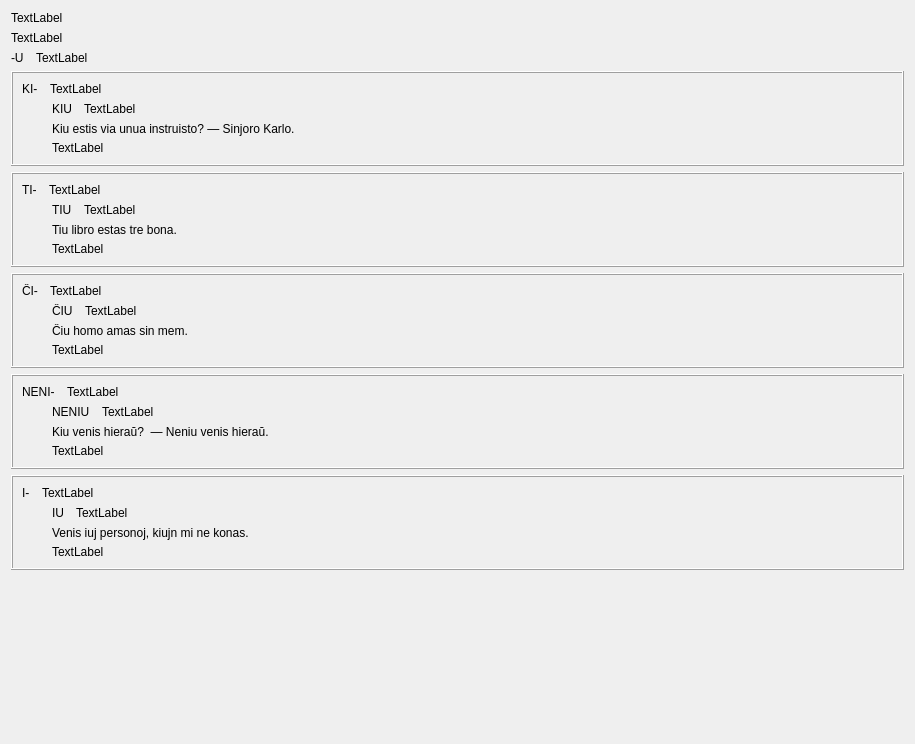
         <widget class="QWidget" name="scrollAreaWidgetContents">
          <property name="geometry">
           <rect>
            <x>0</x>
            <y>0</y>
            <width>915</width>
            <height>744</height>
           </rect>
          </property>
          <layout class="QVBoxLayout" name="verticalLayout_21">
           <item>
            <widget class="titolo" name="Lec05_Label6">
             <property name="sizePolicy">
              <sizepolicy hsizetype="Preferred" vsizetype="Maximum">
               <horstretch>0</horstretch>
               <verstretch>0</verstretch>
              </sizepolicy>
             </property>
             <property name="text">
              <string>TextLabel</string>
             </property>
            </widget>
           </item>
           <item>
            <widget class="QLabel" name="Lec05_Label1">
             <property name="text">
              <string>TextLabel</string>
             </property>
             <property name="wordWrap">
              <bool>true</bool>
             </property>
            </widget>
           </item>
           <item>
            <layout class="QHBoxLayout" name="horizontalLayout_23">
             <property name="spacing">
              <number>12</number>
             </property>
             <item>
              <widget class="QLabel" name="pushButton">
               <property name="text">
                <string>-U</string>
               </property>
               <property name="tipo" stdset="0">
                <string>afikso</string>
               </property>
              </widget>
             </item>
             <item>
              <widget class="QLabel" name="Lec05_Label2">
               <property name="sizePolicy">
                <sizepolicy hsizetype="Expanding" vsizetype="Preferred">
                 <horstretch>0</horstretch>
                 <verstretch>0</verstretch>
                </sizepolicy>
               </property>
               <property name="text">
                <string>TextLabel</string>
               </property>
               <property name="wordWrap">
                <bool>true</bool>
               </property>
              </widget>
             </item>
            </layout>
           </item>
           <item>
            <widget class="QFrame" name="frame">
             <property name="frameShape">
              <enum>QFrame::Box</enum>
             </property>
             <property name="frameShadow">
              <enum>QFrame::Raised</enum>
             </property>
             <layout class="QVBoxLayout" name="verticalLayout_58">
              <item>
               <layout class="QHBoxLayout" name="horizontalLayout_22">
                <property name="spacing">
                 <number>12</number>
                </property>
                <item>
                 <widget class="QLabel" name="pushButton_2">
                  <property name="text">
                   <string>KI-</string>
                  </property>
                  <property name="tipo" stdset="0">
                   <string>afikso</string>
                  </property>
                 </widget>
                </item>
                <item>
                 <widget class="QLabel" name="Lec05_Label9">
                  <property name="sizePolicy">
                   <sizepolicy hsizetype="Expanding" vsizetype="Preferred">
                    <horstretch>0</horstretch>
                    <verstretch>0</verstretch>
                   </sizepolicy>
                  </property>
                  <property name="text">
                   <string>TextLabel</string>
                  </property>
                  <property name="wordWrap">
                   <bool>true</bool>
                  </property>
                 </widget>
                </item>
               </layout>
              </item>
              <item>
               <layout class="QHBoxLayout" name="horizontalLayout_25">
                <item>
                 <spacer name="horizontalSpacer">
                  <property name="orientation">
                   <enum>Qt::Horizontal</enum>
                  </property>
                  <property name="sizeType">
                   <enum>QSizePolicy::Fixed</enum>
                  </property>
                  <property name="sizeHint" stdset="0">
                   <size>
                    <width>30</width>
                    <height>20</height>
                   </size>
                  </property>
                 </spacer>
                </item>
                <item>
                 <layout class="QVBoxLayout" name="verticalLayout_11">
                  <item>
                   <layout class="QHBoxLayout" name="horizontalLayout_24">
                    <property name="spacing">
                     <number>12</number>
                    </property>
                    <item>
                     <widget class="klakbutono_nova" name="Lec05_Button1">
                      <property name="text">
                       <string>KIU</string>
                      </property>
                     </widget>
                    </item>
                    <item>
                     <widget class="QLabel" name="Lec05_Label11">
                      <property name="sizePolicy">
                       <sizepolicy hsizetype="Expanding" vsizetype="Preferred">
                        <horstretch>0</horstretch>
                        <verstretch>0</verstretch>
                       </sizepolicy>
                      </property>
                      <property name="text">
                       <string>TextLabel</string>
                      </property>
                      <property name="wordWrap">
                       <bool>true</bool>
                      </property>
                     </widget>
                    </item>
                   </layout>
                  </item>
                  <item>
                   <layout class="QVBoxLayout" name="verticalLayout_10">
                    <property name="spacing">
                     <number>5</number>
                    </property>
                    <item>
                     <widget class="klakbutono_nova" name="Lec05_Button2">
                      <property name="text">
                       <string>Kiu estis via unua instruisto? — Sinjoro Karlo.</string>
                      </property>
                      <property name="wordWrap">
                       <bool>true</bool>
                      </property>
                     </widget>
                    </item>
                    <item>
                     <widget class="QLabel" name="Lec05_Label12">
                      <property name="text">
                       <string>TextLabel</string>
                      </property>
                      <property name="wordWrap">
                       <bool>true</bool>
                      </property>
                      <property name="tipo" stdset="0">
                       <string>suba</string>
                      </property>
                     </widget>
                    </item>
                   </layout>
                  </item>
                 </layout>
                </item>
               </layout>
              </item>
             </layout>
            </widget>
           </item>
           <item>
            <widget class="QFrame" name="frame_2">
             <property name="frameShape">
              <enum>QFrame::Box</enum>
             </property>
             <property name="frameShadow">
              <enum>QFrame::Raised</enum>
             </property>
             <layout class="QVBoxLayout" name="verticalLayout_12">
              <property name="spacing">
               <number>6</number>
              </property>
              <property name="leftMargin">
               <number>9</number>
              </property>
              <property name="topMargin">
               <number>9</number>
              </property>
              <property name="rightMargin">
               <number>9</number>
              </property>
              <property name="bottomMargin">
               <number>9</number>
              </property>
              <item>
               <layout class="QHBoxLayout" name="horizontalLayout_27">
                <property name="spacing">
                 <number>12</number>
                </property>
                <item>
                 <widget class="QLabel" name="pushButton_5">
                  <property name="text">
                   <string>TI-</string>
                  </property>
                  <property name="tipo" stdset="0">
                   <string>afikso</string>
                  </property>
                 </widget>
                </item>
                <item>
                 <widget class="QLabel" name="Lec05_Label13">
                  <property name="sizePolicy">
                   <sizepolicy hsizetype="Expanding" vsizetype="Preferred">
                    <horstretch>0</horstretch>
                    <verstretch>0</verstretch>
                   </sizepolicy>
                  </property>
                  <property name="text">
                   <string>TextLabel</string>
                  </property>
                  <property name="wordWrap">
                   <bool>true</bool>
                  </property>
                 </widget>
                </item>
               </layout>
              </item>
              <item>
               <layout class="QHBoxLayout" name="horizontalLayout_28">
                <item>
                 <spacer name="horizontalSpacer_2">
                  <property name="orientation">
                   <enum>Qt::Horizontal</enum>
                  </property>
                  <property name="sizeType">
                   <enum>QSizePolicy::Fixed</enum>
                  </property>
                  <property name="sizeHint" stdset="0">
                   <size>
                    <width>30</width>
                    <height>20</height>
                   </size>
                  </property>
                 </spacer>
                </item>
                <item>
                 <layout class="QVBoxLayout" name="verticalLayout_13">
                  <item>
                   <layout class="QHBoxLayout" name="horizontalLayout_29">
                    <property name="spacing">
                     <number>12</number>
                    </property>
                    <item>
                     <widget class="klakbutono_nova" name="Lec05_Button3">
                      <property name="text">
                       <string>TIU</string>
                      </property>
                     </widget>
                    </item>
                    <item>
                     <widget class="QLabel" name="Lec05_Label14">
                      <property name="sizePolicy">
                       <sizepolicy hsizetype="Expanding" vsizetype="Preferred">
                        <horstretch>0</horstretch>
                        <verstretch>0</verstretch>
                       </sizepolicy>
                      </property>
                      <property name="text">
                       <string>TextLabel</string>
                      </property>
                      <property name="wordWrap">
                       <bool>true</bool>
                      </property>
                     </widget>
                    </item>
                   </layout>
                  </item>
                  <item>
                   <layout class="QVBoxLayout" name="verticalLayout_65">
                    <property name="spacing">
                     <number>5</number>
                    </property>
                    <item>
                     <widget class="klakbutono_nova" name="Lec05_Button4">
                      <property name="text">
                       <string>Tiu libro estas tre bona.</string>
                      </property>
                      <property name="wordWrap">
                       <bool>true</bool>
                      </property>
                     </widget>
                    </item>
                    <item>
                     <widget class="QLabel" name="Lec05_Label15">
                      <property name="text">
                       <string>TextLabel</string>
                      </property>
                      <property name="wordWrap">
                       <bool>true</bool>
                      </property>
                     </widget>
                    </item>
                   </layout>
                  </item>
                 </layout>
                </item>
               </layout>
              </item>
             </layout>
            </widget>
           </item>
           <item>
            <widget class="QFrame" name="frame_5">
             <property name="frameShape">
              <enum>QFrame::Box</enum>
             </property>
             <property name="frameShadow">
              <enum>QFrame::Raised</enum>
             </property>
             <layout class="QVBoxLayout" name="verticalLayout_18">
              <property name="spacing">
               <number>6</number>
              </property>
              <property name="leftMargin">
               <number>9</number>
              </property>
              <property name="topMargin">
               <number>9</number>
              </property>
              <property name="rightMargin">
               <number>9</number>
              </property>
              <property name="bottomMargin">
               <number>9</number>
              </property>
              <item>
               <layout class="QHBoxLayout" name="horizontalLayout_39">
                <property name="spacing">
                 <number>12</number>
                </property>
                <item>
                 <widget class="QLabel" name="pushButton_14">
                  <property name="text">
                   <string>ĈI-</string>
                  </property>
                  <property name="tipo" stdset="0">
                   <string>afikso</string>
                  </property>
                 </widget>
                </item>
                <item>
                 <widget class="QLabel" name="Lec05_Label32">
                  <property name="sizePolicy">
                   <sizepolicy hsizetype="Expanding" vsizetype="Preferred">
                    <horstretch>0</horstretch>
                    <verstretch>0</verstretch>
                   </sizepolicy>
                  </property>
                  <property name="text">
                   <string>TextLabel</string>
                  </property>
                  <property name="wordWrap">
                   <bool>true</bool>
                  </property>
                 </widget>
                </item>
               </layout>
              </item>
              <item>
               <layout class="QHBoxLayout" name="horizontalLayout_40">
                <item>
                 <spacer name="horizontalSpacer_5">
                  <property name="orientation">
                   <enum>Qt::Horizontal</enum>
                  </property>
                  <property name="sizeType">
                   <enum>QSizePolicy::Fixed</enum>
                  </property>
                  <property name="sizeHint" stdset="0">
                   <size>
                    <width>30</width>
                    <height>20</height>
                   </size>
                  </property>
                 </spacer>
                </item>
                <item>
                 <layout class="QVBoxLayout" name="verticalLayout_19">
                  <item>
                   <layout class="QHBoxLayout" name="horizontalLayout_41">
                    <property name="spacing">
                     <number>12</number>
                    </property>
                    <item>
                     <widget class="klakbutono_nova" name="Lec05_Button9">
                      <property name="text">
                       <string>ĈIU</string>
                      </property>
                     </widget>
                    </item>
                    <item>
                     <widget class="QLabel" name="Lec05_Label33">
                      <property name="sizePolicy">
                       <sizepolicy hsizetype="Expanding" vsizetype="Preferred">
                        <horstretch>0</horstretch>
                        <verstretch>0</verstretch>
                       </sizepolicy>
                      </property>
                      <property name="text">
                       <string>TextLabel</string>
                      </property>
                      <property name="wordWrap">
                       <bool>true</bool>
                      </property>
                     </widget>
                    </item>
                   </layout>
                  </item>
                  <item>
                   <layout class="QVBoxLayout" name="verticalLayout_66">
                    <property name="spacing">
                     <number>5</number>
                    </property>
                    <item>
                     <widget class="klakbutono_nova" name="Lec05_Button10">
                      <property name="text">
                       <string>Ĉiu homo amas sin mem.</string>
                      </property>
                      <property name="wordWrap">
                       <bool>true</bool>
                      </property>
                     </widget>
                    </item>
                    <item>
                     <widget class="QLabel" name="Lec05_Label34">
                      <property name="text">
                       <string>TextLabel</string>
                      </property>
                      <property name="wordWrap">
                       <bool>true</bool>
                      </property>
                     </widget>
                    </item>
                   </layout>
                  </item>
                 </layout>
                </item>
               </layout>
              </item>
             </layout>
            </widget>
           </item>
           <item>
            <widget class="QFrame" name="frame_4">
             <property name="frameShape">
              <enum>QFrame::Box</enum>
             </property>
             <property name="frameShadow">
              <enum>QFrame::Raised</enum>
             </property>
             <layout class="QVBoxLayout" name="verticalLayout_57">
              <item>
               <layout class="QHBoxLayout" name="horizontalLayout_35">
                <property name="spacing">
                 <number>12</number>
                </property>
                <item>
                 <widget class="QLabel" name="pushButton_11">
                  <property name="text">
                   <string>NENI-</string>
                  </property>
                  <property name="tipo" stdset="0">
                   <string>afikso</string>
                  </property>
                 </widget>
                </item>
                <item>
                 <widget class="QLabel" name="Lec05_Label29">
                  <property name="sizePolicy">
                   <sizepolicy hsizetype="Expanding" vsizetype="Preferred">
                    <horstretch>0</horstretch>
                    <verstretch>0</verstretch>
                   </sizepolicy>
                  </property>
                  <property name="text">
                   <string>TextLabel</string>
                  </property>
                  <property name="wordWrap">
                   <bool>true</bool>
                  </property>
                 </widget>
                </item>
               </layout>
              </item>
              <item>
               <layout class="QHBoxLayout" name="horizontalLayout_26">
                <item>
                 <spacer name="horizontalSpacer_4">
                  <property name="orientation">
                   <enum>Qt::Horizontal</enum>
                  </property>
                  <property name="sizeType">
                   <enum>QSizePolicy::Fixed</enum>
                  </property>
                  <property name="sizeHint" stdset="0">
                   <size>
                    <width>30</width>
                    <height>20</height>
                   </size>
                  </property>
                 </spacer>
                </item>
                <item>
                 <layout class="QVBoxLayout" name="verticalLayout_17">
                  <item>
                   <layout class="QHBoxLayout" name="horizontalLayout_37">
                    <property name="spacing">
                     <number>12</number>
                    </property>
                    <item>
                     <widget class="klakbutono_nova" name="Lec05_Button7">
                      <property name="text">
                       <string>NENIU</string>
                      </property>
                     </widget>
                    </item>
                    <item>
                     <widget class="QLabel" name="Lec05_Label30">
                      <property name="sizePolicy">
                       <sizepolicy hsizetype="Expanding" vsizetype="Preferred">
                        <horstretch>0</horstretch>
                        <verstretch>0</verstretch>
                       </sizepolicy>
                      </property>
                      <property name="text">
                       <string>TextLabel</string>
                      </property>
                      <property name="wordWrap">
                       <bool>true</bool>
                      </property>
                     </widget>
                    </item>
                   </layout>
                  </item>
                  <item>
                   <layout class="QVBoxLayout" name="verticalLayout_16">
                    <property name="spacing">
                     <number>5</number>
                    </property>
                    <item>
                     <widget class="klakbutono_nova" name="Lec05_Button8">
                      <property name="text">
                       <string>Kiu venis hieraŭ?  — Neniu venis hieraŭ.</string>
                      </property>
                      <property name="wordWrap">
                       <bool>true</bool>
                      </property>
                     </widget>
                    </item>
                    <item>
                     <widget class="QLabel" name="Lec05_Label31">
                      <property name="text">
                       <string>TextLabel</string>
                      </property>
                      <property name="wordWrap">
                       <bool>true</bool>
                      </property>
                      <property name="tipo" stdset="0">
                       <string>suba</string>
                      </property>
                     </widget>
                    </item>
                   </layout>
                  </item>
                 </layout>
                </item>
               </layout>
              </item>
             </layout>
            </widget>
           </item>
           <item>
            <widget class="QFrame" name="frame_3">
             <property name="frameShape">
              <enum>QFrame::Box</enum>
             </property>
             <property name="frameShadow">
              <enum>QFrame::Raised</enum>
             </property>
             <layout class="QVBoxLayout" name="verticalLayout_14">
              <property name="spacing">
               <number>6</number>
              </property>
              <property name="leftMargin">
               <number>9</number>
              </property>
              <property name="topMargin">
               <number>9</number>
              </property>
              <property name="rightMargin">
               <number>9</number>
              </property>
              <property name="bottomMargin">
               <number>9</number>
              </property>
              <item>
               <layout class="QHBoxLayout" name="horizontalLayout_31">
                <property name="spacing">
                 <number>12</number>
                </property>
                <item>
                 <widget class="QLabel" name="pushButton_8">
                  <property name="text">
                   <string>I-</string>
                  </property>
                  <property name="tipo" stdset="0">
                   <string>afikso</string>
                  </property>
                 </widget>
                </item>
                <item>
                 <widget class="QLabel" name="Lec05_Label26">
                  <property name="sizePolicy">
                   <sizepolicy hsizetype="Expanding" vsizetype="Preferred">
                    <horstretch>0</horstretch>
                    <verstretch>0</verstretch>
                   </sizepolicy>
                  </property>
                  <property name="text">
                   <string>TextLabel</string>
                  </property>
                  <property name="wordWrap">
                   <bool>true</bool>
                  </property>
                 </widget>
                </item>
               </layout>
              </item>
              <item>
               <layout class="QHBoxLayout" name="horizontalLayout_32">
                <item>
                 <spacer name="horizontalSpacer_3">
                  <property name="orientation">
                   <enum>Qt::Horizontal</enum>
                  </property>
                  <property name="sizeType">
                   <enum>QSizePolicy::Fixed</enum>
                  </property>
                  <property name="sizeHint" stdset="0">
                   <size>
                    <width>30</width>
                    <height>20</height>
                   </size>
                  </property>
                 </spacer>
                </item>
                <item>
                 <layout class="QVBoxLayout" name="verticalLayout_15">
                  <item>
                   <layout class="QHBoxLayout" name="horizontalLayout_33">
                    <property name="spacing">
                     <number>12</number>
                    </property>
                    <item>
                     <widget class="klakbutono_nova" name="Lec05_Button5">
                      <property name="text">
                       <string>IU</string>
                      </property>
                     </widget>
                    </item>
                    <item>
                     <widget class="QLabel" name="Lec05_Label27">
                      <property name="sizePolicy">
                       <sizepolicy hsizetype="Expanding" vsizetype="Preferred">
                        <horstretch>0</horstretch>
                        <verstretch>0</verstretch>
                       </sizepolicy>
                      </property>
                      <property name="text">
                       <string>TextLabel</string>
                      </property>
                      <property name="wordWrap">
                       <bool>true</bool>
                      </property>
                     </widget>
                    </item>
                   </layout>
                  </item>
                  <item>
                   <layout class="QVBoxLayout" name="verticalLayout_67">
                    <property name="spacing">
                     <number>5</number>
                    </property>
                    <item>
                     <widget class="klakbutono_nova" name="Lec05_Button6">
                      <property name="text">
                       <string>Venis iuj personoj, kiujn mi ne konas.</string>
                      </property>
                      <property name="wordWrap">
                       <bool>true</bool>
                      </property>
                     </widget>
                    </item>
                    <item>
                     <widget class="QLabel" name="Lec05_Label28">
                      <property name="text">
                       <string>TextLabel</string>
                      </property>
                      <property name="wordWrap">
                       <bool>true</bool>
                      </property>
                     </widget>
                    </item>
                   </layout>
                  </item>
                 </layout>
                </item>
               </layout>
              </item>
             </layout>
            </widget>
           </item>
           <item>
            <spacer name="verticalSpacer_2">
             <property name="orientation">
              <enum>Qt::Vertical</enum>
             </property>
             <property name="sizeHint" stdset="0">
              <size>
               <width>20</width>
               <height>40</height>
              </size>
             </property>
            </spacer>
           </item>
          </layout>
         </widget>
